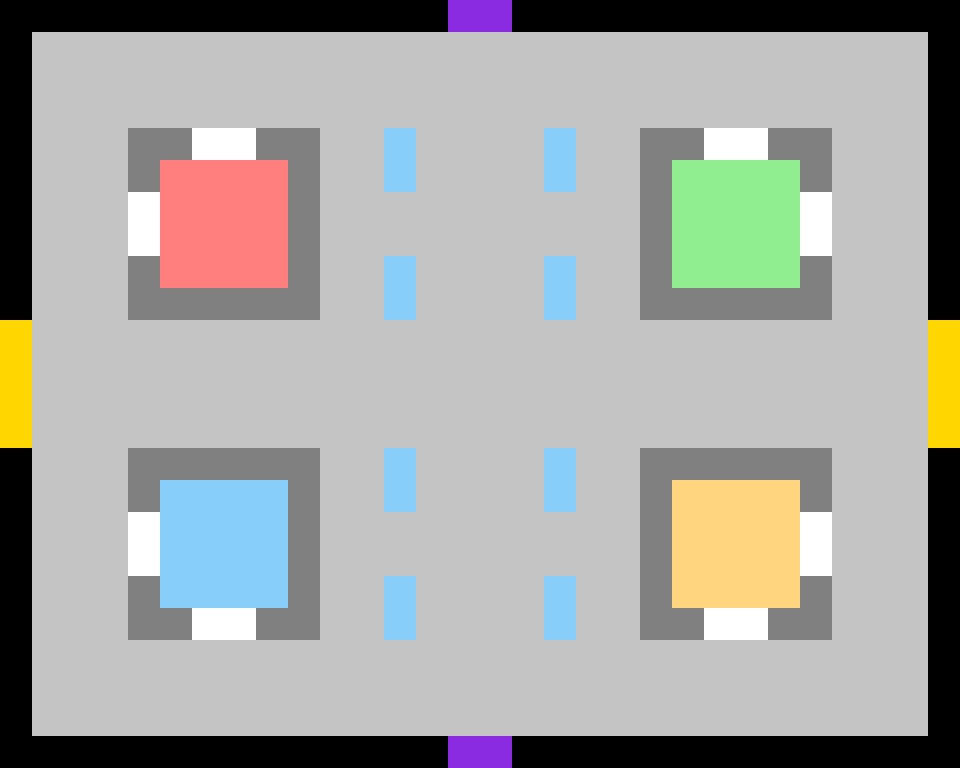

Tiled map render using the project's own tile images. Description and the whole map definition, tile-layer contents included, below:
An orthogonal 30x24 tile map with 32x32 px tiles, 1 tile layer (floor) and 4 objects (SpawnPointLeft, SpawnPointRight, SpawnPointUp, SpawnPointBottom).

<map version="1.10" tiledversion="1.10.2" orientation="orthogonal" renderorder="right-down" width="30" height="24" tilewidth="32" tileheight="32" infinite="0" nextlayerid="8" nextobjectid="5">
 <editorsettings>
  <export target="assets/map.json" format="json" />
 </editorsettings>
 <tileset firstgid="1" name="mapy" tilewidth="32" tileheight="32" tilecount="11" columns="11">
  <properties>
   <property name="collides" type="bool" value="true" />
  </properties>
  <image source="../assets/terrain.png" width="352" height="32" />
  <tile id="0">
   <properties>
    <property name="canEndGame" type="bool" value="false" />
    <property name="collides" type="bool" value="false" />
    <property name="isTunnel" type="bool" value="false" />
    <property name="slowsPlayer" type="bool" value="false" />
   </properties>
  </tile>
  <tile id="1">
   <properties>
    <property name="canEndGame" type="bool" value="false" />
    <property name="collides" type="bool" value="false" />
    <property name="isTunnel" type="bool" value="false" />
    <property name="slowsPlayer" type="bool" value="false" />
   </properties>
  </tile>
  <tile id="2">
   <properties>
    <property name="canEndGame" type="bool" value="false" />
    <property name="collides" type="bool" value="true" />
    <property name="isTunnel" type="bool" value="false" />
    <property name="slowsPlayer" type="bool" value="false" />
   </properties>
  </tile>
  <tile id="3">
   <properties>
    <property name="TeleporterID" type="int" value="0" />
    <property name="canEndGame" type="bool" value="false" />
    <property name="collides" type="bool" value="false" />
    <property name="isTunnel" type="bool" value="false" />
    <property name="slowsPlayer" type="bool" value="false" />
   </properties>
  </tile>
  <tile id="4">
   <properties>
    <property name="canEndGame" type="bool" value="false" />
    <property name="collides" type="bool" value="false" />
    <property name="isTunnel" type="bool" value="true" />
    <property name="slowsPlayer" type="bool" value="false" />
   </properties>
  </tile>
  <tile id="5">
   <properties>
    <property name="canEndGame" type="bool" value="false" />
    <property name="collides" type="bool" value="false" />
    <property name="isTunnel" type="bool" value="true" />
    <property name="slowsPlayer" type="bool" value="false" />
   </properties>
  </tile>
  <tile id="6">
   <properties>
    <property name="canEndGame" type="bool" value="false" />
    <property name="collides" type="bool" value="true" />
    <property name="isTunnel" type="bool" value="false" />
    <property name="slowsPlayer" type="bool" value="false" />
   </properties>
  </tile>
  <tile id="7">
   <properties>
    <property name="canEndGame" type="bool" value="false" />
    <property name="collides" type="bool" value="true" />
    <property name="isTunnel" type="bool" value="false" />
    <property name="slowsPlayer" type="bool" value="false" />
   </properties>
  </tile>
  <tile id="8">
   <properties>
    <property name="canEndGame" type="bool" value="false" />
    <property name="collides" type="bool" value="true" />
    <property name="isTunnel" type="bool" value="false" />
    <property name="slowsPlayer" type="bool" value="false" />
   </properties>
  </tile>
  <tile id="9">
   <properties>
    <property name="canEndGame" type="bool" value="false" />
    <property name="collides" type="bool" value="true" />
    <property name="isTunnel" type="bool" value="false" />
    <property name="slowsPlayer" type="bool" value="false" />
   </properties>
  </tile>
  <tile id="10">
   <properties>
    <property name="canEndGame" type="bool" value="false" />
    <property name="collides" type="bool" value="true" />
    <property name="isTunnel" type="bool" value="false" />
    <property name="slowsPlayer" type="bool" value="false" />
   </properties>
  </tile>
 </tileset>
 <layer id="3" name="floor" width="30" height="24">
  <data encoding="csv">
3,3,3,3,3,3,3,3,3,3,3,3,3,3,5,5,3,3,3,3,3,3,3,3,3,3,3,3,3,3,
3,2,2,2,2,2,2,2,2,2,2,2,2,2,2,2,2,2,2,2,2,2,2,2,2,2,2,2,2,3,
3,2,2,2,2,2,2,2,2,2,2,2,2,2,2,2,2,2,2,2,2,2,2,2,2,2,2,2,2,3,
3,2,2,2,2,2,2,2,2,2,2,2,2,2,2,2,2,2,2,2,2,2,2,2,2,2,2,2,2,3,
3,2,2,2,1,1,4,4,1,1,2,2,11,2,2,2,2,11,2,2,1,1,4,4,1,1,2,2,2,3,
3,2,2,2,1,8,8,8,8,1,2,2,11,2,2,2,2,11,2,2,1,7,7,7,7,1,2,2,2,3,
3,2,2,2,4,8,8,8,8,1,2,2,2,2,2,2,2,2,2,2,1,7,7,7,7,4,2,2,2,3,
3,2,2,2,4,8,8,8,8,1,2,2,2,2,2,2,2,2,2,2,1,7,7,7,7,4,2,2,2,3,
3,2,2,2,1,8,8,8,8,1,2,2,11,2,2,2,2,11,2,2,1,7,7,7,7,1,2,2,2,3,
3,2,2,2,1,1,1,1,1,1,2,2,11,2,2,2,2,11,2,2,1,1,1,1,1,1,2,2,2,3,
6,2,2,2,2,2,2,2,2,2,2,2,2,2,2,2,2,2,2,2,2,2,2,2,2,2,2,2,2,6,
6,2,2,2,2,2,2,2,2,2,2,2,2,2,2,2,2,2,2,2,2,2,2,2,2,2,2,2,2,6,
6,2,2,2,2,2,2,2,2,2,2,2,2,2,2,2,2,2,2,2,2,2,2,2,2,2,2,2,2,6,
6,2,2,2,2,2,2,2,2,2,2,2,2,2,2,2,2,2,2,2,2,2,2,2,2,2,2,2,2,6,
3,2,2,2,1,1,1,1,1,1,2,2,11,2,2,2,2,11,2,2,1,1,1,1,1,1,2,2,2,3,
3,2,2,2,1,11,11,11,11,1,2,2,11,2,2,2,2,11,2,2,1,9,9,9,9,1,2,2,2,3,
3,2,2,2,4,11,11,11,11,1,2,2,2,2,2,2,2,2,2,2,1,9,9,9,9,4,2,2,2,3,
3,2,2,2,4,11,11,11,11,1,2,2,2,2,2,2,2,2,2,2,1,9,9,9,9,4,2,2,2,3,
3,2,2,2,1,11,11,11,11,1,2,2,11,2,2,2,2,11,2,2,1,9,9,9,9,1,2,2,2,3,
3,2,2,2,1,1,4,4,1,1,2,2,11,2,2,2,2,11,2,2,1,1,4,4,1,1,2,2,2,3,
3,2,2,2,2,2,2,2,2,2,2,2,2,2,2,2,2,2,2,2,2,2,2,2,2,2,2,2,2,3,
3,2,2,2,2,2,2,2,2,2,2,2,2,2,2,2,2,2,2,2,2,2,2,2,2,2,2,2,2,3,
3,2,2,2,2,2,2,2,2,2,2,2,2,2,2,2,2,2,2,2,2,2,2,2,2,2,2,2,2,3,
3,3,3,3,3,3,3,3,3,3,3,3,3,3,5,5,3,3,3,3,3,3,3,3,3,3,3,3,3,3
</data>
 </layer>
 <objectgroup id="7" name="Objects">
  <object id="1" name="SpawnPointLeft" x="16" y="382">
   <point />
  </object>
  <object id="2" name="SpawnPointRight" x="944" y="382">
   <point />
  </object>
  <object id="3" name="SpawnPointUp" x="480" y="22">
   <point />
  </object>
  <object id="4" name="SpawnPointBottom" x="480" y="758">
   <point />
  </object>
 </objectgroup>
</map>